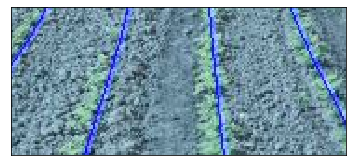
#> input picture challenge_scene/roi_gt_challenge/roi_gt_img230.png, 352 x 166 px, found by its file name
$ jupyter execute IoU_final.ipynb
#> lines starting #> are read from the running program, lines starting #| are printed output that depends on the picture; after the words box and inside, x2 and y2 are one past the last pixel; in counts of white or black regions, pixels touching at a corner belong together; long printed decimals are rounded
[cell 1]
import cv2
import numpy as np
from matplotlib import pyplot as plt

[cell 2]
def bb_intersection_over_union(boxA, boxB):
    # determine the (x, y)-coordinates of the intersection rectangle
    boxA = [a / 100. for a in boxA]
    boxB = [b / 100. for b in boxB]

    xA = max(boxA[0], boxB[0])
    yA = max(boxA[1], boxB[1])
    xB = min(boxA[2], boxB[2])
    yB = min(boxA[3], boxB[3])

    # compute the area of intersection rectangle
    interArea = abs(max((xB - xA, 0)) * max((yB - yA), 0))
    if interArea == 0:
        return 0
    # compute the area of both the prediction and ground-truth
    # rectangles
    boxAArea = abs((boxA[2] - boxA[0]) * (boxA[3] - boxA[1]))
    boxBArea = abs((boxB[2] - boxB[0]) * (boxB[3] - boxB[1]))

    # compute the intersection over union by taking the intersection
    # area and dividing it by the sum of prediction + ground-truth
    # areas - the interesection area
    iou = interArea / float(boxAArea + boxBArea - interArea)

    # return the intersection over union value
    return iou


# [19 lines of commented-out code are left out]

[cell 3]
### although it shows red, the lines are in blue
### following bounds for blue color
### For GT and TMGEM ###
def blue_color_segment(img, kernel_1, kernel_2):
    lower = np.array([105,50,50],dtype = "uint8") #lower color Blue
    upper = np.array([130,255,255], dtype = "uint8") #upper color Blue

    hsv = cv2.cvtColor(img, cv2.COLOR_BGR2HSV)
    mask = cv2.inRange(hsv, lower, upper)

    ### for GT:: kernel_1 = np.ones((5,5),np.uint8) and kernel_2 = np.ones((5,5),np.uint8) and iterations = 3##
    opening = cv2.morphologyEx(mask, cv2.MORPH_OPEN, kernel_1)
    dilation = cv2.dilate(opening,kernel_2,iterations = 2)
    plt.imshow(dilation,cmap = 'gray')

    return dilation

[cell 4]
### although it shows Blue for algorithm output, the lines are in Red
### following bounds for RED color
### For Algorithms ###
def red_color_segment(img, kernel_1, kernel_2):
    lower = np.array([0,50,50],dtype = "uint8") #lower color Red
    upper = np.array([10,255,255], dtype = "uint8") #upper color Red

    hsv = cv2.cvtColor(img, cv2.COLOR_BGR2HSV)
    mask = cv2.inRange(hsv, lower, upper)

    ### for Algo:: kernel_1 = np.ones((1,1),np.uint8) and kernel_2 = np.ones((5,5),np.uint8) and iterations = 3
    opening = cv2.morphologyEx(mask, cv2.MORPH_OPEN, kernel_1)
    dilation = cv2.dilate(opening,kernel_2,iterations = 3)
    plt.imshow(dilation,cmap = 'gray')

    return dilation

[cell 5]
def tmgem_color_segment(img, kernel_1, kernel_2):
    lower = np.array([115,50,50],dtype = "uint8") #lower color Blue
    upper = np.array([130,255,255], dtype = "uint8") #upper color Blue

    hsv = cv2.cvtColor(img, cv2.COLOR_BGR2HSV)
    mask = cv2.inRange(hsv, lower, upper)

    ### for GT:: kernel_1 = np.ones((5,5),np.uint8) and kernel_2 = np.ones((5,5),np.uint8) and iterations = 3##
    opening = cv2.morphologyEx(mask, cv2.MORPH_OPEN, kernel_1)
    dilation = cv2.dilate(opening,kernel_2,iterations = 2)
    plt.imshow(dilation,cmap = 'gray')

    return dilation

[cell 6]
def Average(lst):
    return sum(lst) / len(lst)

[cell 7]
def bb_points(img, dilation):
    contours, hier = cv2.findContours(dilation, cv2.RETR_TREE, cv2.CHAIN_APPROX_SIMPLE)
    bb_point = []
    for c in contours:
        # get the bounding rect
        x, y, w, h = cv2.boundingRect(c)
        print("x,y,w,h:",x,y,w,h)

        if(w*h < 1550):
            pass
        else:
        #print("rectangle area:", w*h)
        # draw a green rectangle to visualize the bounding rect
            cv2.rectangle(img, (x, y), (x+w, y+h), (0, 255, 255), 2)
            points = [x, y, x+w, y+h]
            bb_point.append(points)

    bb_point.sort(key=lambda x:x[0],reverse=False)
    plt.imshow(img)

    return bb_point

[cell 8]
#img_gt = cv2.imread(r"C:\Users\khan1\jupyter_test_code\IoU_test\roi_gt\roi_gt_img005.png")
img_gt = cv2.imread(r"C:\Users\khan1\jupyter_test_code\IoU_value\challenge_scene\roi_gt_challenge\roi_gt_img230.png")
#> img_gt is the input picture: shape (166, 352, 3); mean B, G, R 169.8, 155.4, 127.5

img_algo_ht = cv2.imread(r"C:\Users\khan1\jupyter_test_code\IoU_value\challenge_scene\hough_trans_challenge\hough_img230.png")
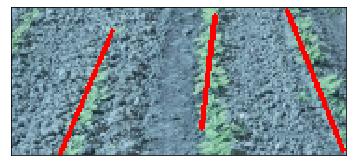
#> input picture challenge_scene/hough_trans_challenge/hough_img230.png, 352 x 166 px, found by its file name
#> img_algo_ht is the input picture: shape (166, 352, 3); mean B, G, R 159.3, 151.6, 133.9

img_algo_sw = cv2.imread(r"C:\Users\khan1\jupyter_test_code\IoU_value\challenge_scene\sliding_window_challenge\slide_img230.png")
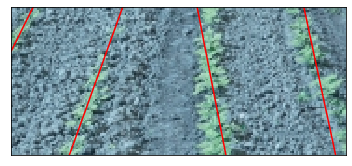
#> input picture challenge_scene/sliding_window_challenge/slide_img230.png, 352 x 166 px, found by its file name
#> img_algo_sw is the input picture: shape (166, 352, 3); mean B, G, R 163, 155.5, 130.9

img_algo_ls = cv2.imread(r"C:\Users\khan1\jupyter_test_code\IoU_value\challenge_scene\cluster_ls_challenge\cluster_ls_img230.png")
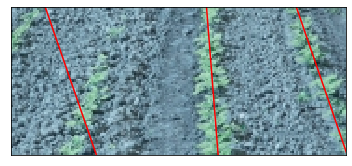
#> input picture challenge_scene/cluster_ls_challenge/cluster_ls_img230.png, 352 x 166 px, found by its file name
#> img_algo_ls is the input picture: shape (166, 352, 3); mean B, G, R 163.2, 155.7, 130.7

img_algo_ransac = cv2.imread(r"C:\Users\khan1\jupyter_test_code\IoU_value\challenge_scene\cluster_ransac_challenge\cluster_ransac_img230.png")
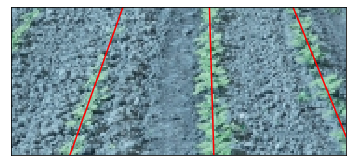
#> input picture challenge_scene/cluster_ransac_challenge/cluster_ransac_img230.png, 352 x 166 px, found by its file name
#> img_algo_ransac is the input picture: shape (166, 352, 3); mean B, G, R 163.3, 155.7, 130.7

img_algo_tmgem = cv2.imread(r"C:\Users\khan1\jupyter_test_code\IoU_value\challenge_scene\tmgem_challenge\TMGEM_roi_img230.jpg")
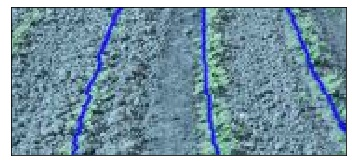
#> input picture challenge_scene/tmgem_challenge/TMGEM_roi_img230.jpg, 352 x 166 px, found by its file name
#> img_algo_tmgem is the input picture: shape (166, 352, 3); mean B, G, R 167.6, 153.1, 125.8

[cell 9]
dilation_gt = blue_color_segment(img_gt,kernel_1 = np.ones((5,5),np.uint8),kernel_2 = np.ones((5,5),np.uint8))
#> in blue_color_segment, `hsv = cv2.cvtColor(img, cv2.COLOR_BGR2HSV)`: hsv: shape (166, 352, 3); mean H, S, V 83.3, 72.1, 171.3
#> in blue_color_segment, `mask = cv2.inRange(hsv, lower, upper)`:
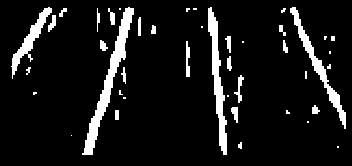
#> mask: shape (166, 352); 9% white; 42 white regions (18 under 20 px), largest, box (x1, y1, x2, y2) and area: (82, 7, 134, 155) 1453, (208, 7, 227, 155) 1065, (290, 7, 346, 129) 890
#> in blue_color_segment, `opening = cv2.morphologyEx(mask, cv2.MORPH_OPEN, kernel_1)`: opening: shape (166, 352); 7% white; 9 white regions, largest, box (x1, y1, x2, y2) and area: (84, 8, 134, 155) 1443, (208, 12, 227, 151) 1031, (12, 8, 52, 71) 610
#> in blue_color_segment, `dilation = cv2.dilate(opening,kernel_2,iterations = 2)`: dilation: shape (166, 352); 17.1% white; 5 white regions, box (x1, y1, x2, y2) and area: (80, 4, 138, 159) 3457, (204, 8, 242, 155) 2605, (286, 4, 350, 125) 2238, (8, 4, 56, 75) 1498, (308, 103, 322, 118) 210

# cv2.rectangle(dilation_gt,(88,55),(88+13,70),(0,0,0), cv2.FILLED)
# cv2.rectangle(dilation_gt,(280,0),(360,60),(0,0,0), cv2.FILLED)
cv2.rectangle(dilation_gt,(0,0),(70,80),(0,0,0), cv2.FILLED)
#> dilation_gt: shape (166, 352); 14.6% white; 4 white regions, box (x1, y1, x2, y2) and area: (80, 4, 138, 159) 3457, (204, 8, 242, 155) 2605, (286, 4, 350, 125) 2238, (308, 103, 322, 118) 210
plt.imshow(dilation_gt)


plt.title("GT")

[cell 10]
dilation_algo_ht = red_color_segment(img_algo_ht,kernel_1 = np.ones((1,1),np.uint8),kernel_2 = np.ones((5,5),np.uint8))
#> in red_color_segment, `hsv = cv2.cvtColor(img, cv2.COLOR_BGR2HSV)`: hsv: shape (166, 352, 3); mean H, S, V 78.4, 72.1, 170.4
#> in red_color_segment, `mask = cv2.inRange(hsv, lower, upper)`: mask: shape (166, 352); 3.6% white; 3 white regions, box (x1, y1, x2, y2) and area: (285, 8, 346, 153) 795, (58, 28, 115, 155) 657, (199, 13, 218, 131) 641
#> in red_color_segment, `dilation = cv2.dilate(opening,kernel_2,iterations = 3)`: dilation: shape (166, 352); 15.1% white; 3 white regions, box (x1, y1, x2, y2) and area: (279, 2, 352, 159) 3411, (52, 22, 121, 161) 3009, (193, 7, 224, 137) 2429

# cv2.rectangle(dilation_algo_ht,(275,1),(275+66,218),(0,0,0), cv2.FILLED)
# plt.imshow(dilation_algo_ht)


plt.title("hough")

[cell 11]
dilation_algo_sw = red_color_segment(img_algo_sw,kernel_1 = np.ones((1,1),np.uint8),kernel_2 = np.ones((5,5),np.uint8))
#> in red_color_segment (call 2), `hsv = cv2.cvtColor(img, cv2.COLOR_BGR2HSV)`: hsv: shape (166, 352, 3); mean H, S, V 80.4, 67.5, 168.1
#> in red_color_segment (call 2), `mask = cv2.inRange(hsv, lower, upper)`: mask: shape (166, 352); 1.5% white in thin lines or dots, all inside (x1, y1, x2, y2) = (11, 7, 336, 155)
#> in red_color_segment (call 2), `dilation = cv2.dilate(opening,kernel_2,iterations = 3)`: dilation: shape (166, 352); 15.3% white; 4 white regions, box (x1, y1, x2, y2) and area: (63, 1, 129, 161) 2840, (191, 1, 233, 161) 2554, (298, 2, 342, 161) 2538, (5, 2, 39, 57) 1024

cv2.rectangle(dilation_algo_sw ,(0,0),(50,75),(0,0,0), cv2.FILLED)
#> dilation_algo_sw: shape (166, 352); 13.6% white; 3 white regions, box (x1, y1, x2, y2) and area: (63, 1, 129, 161) 2840, (191, 1, 233, 161) 2554, (298, 2, 342, 161) 2538
plt.imshow(dilation_algo_sw)


plt.title("sliding")

[cell 12]
dilation_algo_ls = red_color_segment(img_algo_ls,kernel_1 = np.ones((1,1),np.uint8),kernel_2 = np.ones((5,5),np.uint8))
#> in red_color_segment (call 3), `hsv = cv2.cvtColor(img, cv2.COLOR_BGR2HSV)`: hsv: shape (166, 352, 3); mean H, S, V 80.6, 67.3, 168
#> in red_color_segment (call 3), `mask = cv2.inRange(hsv, lower, upper)`: mask: shape (166, 352); 1.3% white in thin lines or dots, all inside (x1, y1, x2, y2) = (45, 7, 346, 155)
#> in red_color_segment (call 3), `dilation = cv2.dilate(opening,kernel_2,iterations = 3)`: dilation: shape (166, 352); 13.5% white; 3 white regions, box (x1, y1, x2, y2) and area: (290, 1, 352, 159) 2776, (39, 1, 103, 161) 2730, (200, 1, 225, 161) 2360

cv2.rectangle(dilation_algo_ls ,(0,0),(40,75),(0,0,0), cv2.FILLED)
#> dilation_algo_ls: shape (166, 352); 13.4% white; 3 white regions, box (x1, y1, x2, y2) and area: (290, 1, 352, 159) 2776, (41, 1, 103, 161) 2699, (200, 1, 225, 161) 2360
plt.imshow(dilation_algo_ls)

plt.title("cluster ls")

[cell 13]
dilation_algo_ransac = red_color_segment(img_algo_ransac,kernel_1 = np.ones((1,1),np.uint8),kernel_2 = np.ones((5,5),np.uint8))
#> in red_color_segment (call 4), `hsv = cv2.cvtColor(img, cv2.COLOR_BGR2HSV)`: hsv: shape (166, 352, 3); mean H, S, V 80.4, 67.3, 168
#> in red_color_segment (call 4), `mask = cv2.inRange(hsv, lower, upper)`: mask: shape (166, 352); 1.4% white in thin lines or dots, all inside (x1, y1, x2, y2) = (69, 7, 346, 155)
#> in red_color_segment (call 4), `dilation = cv2.dilate(opening,kernel_2,iterations = 3)`: dilation: shape (166, 352); 13.2% white; 3 white regions, box (x1, y1, x2, y2) and area: (63, 1, 129, 161) 2834, (287, 1, 352, 144) 2606, (203, 1, 221, 161) 2276

# cv2.rectangle(dilation_algo_ransac,(250,0),(350,240),(0,0,0), cv2.FILLED)
# plt.imshow(dilation_algo_ransac)

plt.title("cluster ransac")

[cell 14]
dilation_algo_tmgem = tmgem_color_segment(img_algo_tmgem,kernel_1 = np.ones((1,1),np.uint8),kernel_2 = np.ones((5,5),np.uint8))
#> in tmgem_color_segment, `hsv = cv2.cvtColor(img, cv2.COLOR_BGR2HSV)`: hsv: shape (166, 352, 3); mean H, S, V 90.4, 72.9, 168.7
#> in tmgem_color_segment, `mask = cv2.inRange(hsv, lower, upper)`: mask: shape (166, 352); 2.8% white; 10 white regions (1 under 20 px), largest, box (x1, y1, x2, y2) and area: (72, 7, 123, 156) 688, (205, 65, 212, 127) 210, (286, 7, 309, 60) 199
#> in tmgem_color_segment, `dilation = cv2.dilate(opening,kernel_2,iterations = 2)`:
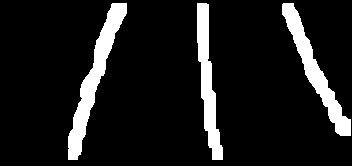
#> dilation: shape (166, 352); 10.8% white; 3 white regions

# cv2.rectangle(dilation_algo_tmgem,(0,175),(50,220),(0,0,0), cv2.FILLED)
# cv2.rectangle(dilation_algo_tmgem,(10,40),(36,60),(0,0,0), cv2.FILLED)
# plt.imshow(dilation_algo_tmgem)


plt.title("tmgem")

[cell 15]
bb_point_gt = bb_points(img_gt, dilation_gt)
#> in bb_points, `contours, hier = cv2.findContours(dilation, cv2.RETR_TREE, cv2.CHAIN_A..`: contours = 5 contours, 1 with area under 20; largest, box (x1, y1, x2, y2) and area: (80, 4, 138, 159) 3238, (204, 8, 242, 155) 2434, (286, 4, 350, 125) 2078, (308, 103, 322, 118) 182
#> the loop in bb_points, `for c in contours:` made 5 passes
#> (x, y, w, h, points) on passes 2, 4, 5: (204, 8, 38, 147, [204, 8, 242, 155]), (286, 4, 64, 121, [286, 4, 350, 125]), (80, 4, 58, 155, [80, 4, 138, 159])
#> (c, x, y, w, h) on pass 1: ([[308, 103], [308, 117], [321, 117], [321, 103]], 308, 103, 14, 15)
#| x,y,w,h: 308 103 14 15
#| x,y,w,h: 204 8 38 147
#| x,y,w,h: 226 104 3 9
#| x,y,w,h: 286 4 64 121
#| x,y,w,h: 80 4 58 155
#> after the loop in bb_points, `for c in contours:`: bb_point = [[204, 8, 242, 155], [286, 4, 350, 125], [80, 4, 138, 159]]
#> bb_point_gt = [[80, 4, 138, 159], [204, 8, 242, 155], [286, 4, 350, 125]]

[cell 16]
bb_point_algo_ht = bb_points(img_algo_ht, dilation_algo_ht)
#> in bb_points (call 2), `contours, hier = cv2.findContours(dilation, cv2.RETR_TREE, cv2.CHAIN_A..`: contours = 3 contours; box (x1, y1, x2, y2) and area: (279, 2, 352, 159) 3214, (52, 22, 121, 161) 2831, (193, 7, 224, 137) 2278
#> the loop in bb_points (call 2), `for c in contours:` made 3 passes
#> (x, y, w, h, points) on passes 1 to 3: (52, 22, 69, 139, [52, 22, 121, 161]), (193, 7, 31, 130, [193, 7, 224, 137]), (279, 2, 73, 157, [279, 2, 352, 159])
#| x,y,w,h: 52 22 69 139
#| x,y,w,h: 193 7 31 130
#| x,y,w,h: 279 2 73 157
#> bb_point_algo_ht = [[52, 22, 121, 161], [193, 7, 224, 137], [279, 2, 352, 159]]
plt.title("hough")
all_iou_ht = []
for i in range(0,len(bb_point_gt)):

    iou = bb_intersection_over_union(bb_point_gt[i], bb_point_algo_ht[i])
    print('IoU for box ',i+1,'is ', iou)
    all_iou_ht.append(iou)
#> this loop made 3 passes
#> (boxA in bb_intersection_over_union, boxB in bb_intersection_over_union, xA in bb_intersection_over_union, yA in bb_intersection_over_union, xB in bb_intersection_over_union, yB in bb_intersection_over_union, interArea in bb_intersection_over_union, boxAArea in bb_intersection_over_union) on passes 1 to 2: ([0.8, 0.04, 1.38, 1.59], [0.52, 0.22, 1.21, 1.61], 0.8, 0.22, 1.21, 1.59, 0.562, 0.899), ([2.04, 0.08, 2.42, 1.55], [1.93, 0.07, 2.24, 1.37], 2.04, 0.08, 2.24, 1.37, 0.258, 0.559)
#> (boxB in bb_intersection_over_union, xA in bb_intersection_over_union, yA in bb_intersection_over_union, xB in bb_intersection_over_union, yB in bb_intersection_over_union, interArea in bb_intersection_over_union, boxAArea in bb_intersection_over_union, boxBArea in bb_intersection_over_union) on pass 3: ([2.79, 0.02, 3.52, 1.59], 2.86, 0.04, 3.5, 1.25, 0.774, 0.774, 1.15)
#| IoU for box  1 is  0.4333
#| IoU for box  2 is  0.3667
#| IoU for box  3 is  0.6757
#> after the loop, all_iou_ht = [0.433, 0.367, 0.676]

avg_iou = Average(all_iou_ht)
#> avg_iou = 0.492

print("Average IoU of the image (hough) =", round(avg_iou, 3))
#| Average IoU of the image (hough) = 0.492

[cell 17]
bb_point_algo_sw = bb_points(img_algo_sw, dilation_algo_sw)
#> in bb_points (call 3), `contours, hier = cv2.findContours(dilation, cv2.RETR_TREE, cv2.CHAIN_A..`: contours = 3 contours; box (x1, y1, x2, y2) and area: (63, 1, 129, 161) 2668, (191, 1, 233, 161) 2382, (298, 2, 342, 161) 2367
#> bb_point_algo_sw = [[63, 1, 129, 161], [191, 1, 233, 161], [298, 2, 342, 161]]
plt.title("sliding")
all_iou_sw = []
for i in range(0,len(bb_point_gt)):

    iou = bb_intersection_over_union(bb_point_gt[i], bb_point_algo_sw[i])
    print('IoU for box ',i+1,'is ', iou)
    all_iou_ht.append(iou)
#> this loop made 3 passes
#> (boxA in bb_intersection_over_union, boxB in bb_intersection_over_union, xA in bb_intersection_over_union, yA in bb_intersection_over_union, xB in bb_intersection_over_union, yB in bb_intersection_over_union, interArea in bb_intersection_over_union, boxAArea in bb_intersection_over_union) on passes 1 to 3: ([0.8, 0.04, 1.38, 1.59], [0.63, 0.01, 1.29, 1.61], 0.8, 0.04, 1.29, 1.59, 0.759, 0.899), ([2.04, 0.08, 2.42, 1.55], [1.91, 0.01, 2.33, 1.61], 2.04, 0.08, 2.33, 1.55, 0.426, 0.559), ([2.86, 0.04, 3.5, 1.25], [2.98, 0.02, 3.42, 1.61], 2.98, 0.04, 3.42, 1.25, 0.532, 0.774)
#| IoU for box  1 is  0.6353
#| IoU for box  2 is  0.53
#| IoU for box  3 is  0.5654
#> after the loop, all_iou_ht = [0.433, 0.367, 0.676, 0.635, 0.53, 0.565]

avg_iou = Average(all_iou_ht)
#> avg_iou = 0.534

print("Average IoU of the image (sliding window) =", round(avg_iou, len(bb_point_gt)))
#| Average IoU of the image (sliding window) = 0.534

[cell 18]
bb_point_algo_ls = bb_points(img_algo_ls, dilation_algo_ls)
#> in bb_points (call 4), `contours, hier = cv2.findContours(dilation, cv2.RETR_TREE, cv2.CHAIN_A..`: contours = 3 contours; box (x1, y1, x2, y2) and area: (290, 1, 352, 159) 2606, (41, 1, 103, 161) 2528, (200, 1, 225, 161) 2188
#> the loop in bb_points (call 4), `for c in contours:` made 3 passes
#> (x, w, h, points) on passes 1 to 3: (290, 62, 158, [290, 1, 352, 159]), (200, 25, 160, [200, 1, 225, 161]), (41, 62, 160, [41, 1, 103, 161])
#| x,y,w,h: 290 1 62 158
#| x,y,w,h: 200 1 25 160
#| x,y,w,h: 41 1 62 160
#> after the loop in bb_points (call 4), `for c in contours:`:
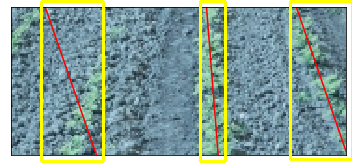
#> img: shape (166, 352, 3); mean B, G, R 152.2, 159.8, 136.2
#> after the loop in bb_points (call 4), `for c in contours:`: bb_point = [[290, 1, 352, 159], [200, 1, 225, 161], [41, 1, 103, 161]]
#> bb_point_algo_ls = [[41, 1, 103, 161], [200, 1, 225, 161], [290, 1, 352, 159]]
plt.title("least sq")
all_iou_ls = []
for i in range(0,len(bb_point_gt)):

    iou = bb_intersection_over_union(bb_point_gt[i], bb_point_algo_ls[i])
    print('IoU for box ',i+1,'is ', iou)
    all_iou_ls.append(iou)
#> this loop made 3 passes
#> (boxA in bb_intersection_over_union, boxB in bb_intersection_over_union, xA in bb_intersection_over_union, yA in bb_intersection_over_union, xB in bb_intersection_over_union, yB in bb_intersection_over_union, interArea in bb_intersection_over_union, boxAArea in bb_intersection_over_union) on passes 1 to 3: ([0.8, 0.04, 1.38, 1.59], [0.41, 0.01, 1.03, 1.61], 0.8, 0.04, 1.03, 1.59, 0.356, 0.899), ([2.04, 0.08, 2.42, 1.55], [2, 0.01, 2.25, 1.61], 2.04, 0.08, 2.25, 1.55, 0.309, 0.559), ([2.86, 0.04, 3.5, 1.25], [2.9, 0.01, 3.52, 1.59], 2.9, 0.04, 3.5, 1.25, 0.726, 0.774)
#| IoU for box  1 is  0.2323
#| IoU for box  2 is  0.475
#| IoU for box  3 is  0.7062
#> after the loop, all_iou_ls = [0.232, 0.475, 0.706]

avg_iou = Average(all_iou_ls)
#> avg_iou = 0.471

print("Average IoU of the image (least sq) =", round(avg_iou, len(bb_point_gt)))
#| Average IoU of the image (least sq) = 0.471

[cell 19]
bb_point_algo_ransac = bb_points(img_algo_ransac, dilation_algo_ransac)
#> in bb_points (call 5), `contours, hier = cv2.findContours(dilation, cv2.RETR_TREE, cv2.CHAIN_A..`: contours = 3 contours; box (x1, y1, x2, y2) and area: (63, 1, 129, 161) 2662, (287, 1, 352, 144) 2451, (203, 1, 221, 161) 2104
#> the loop in bb_points (call 5), `for c in contours:` made 3 passes
#> (x, w, h, points) on passes 1 to 3: (287, 65, 143, [287, 1, 352, 144]), (203, 18, 160, [203, 1, 221, 161]), (63, 66, 160, [63, 1, 129, 161])
#| x,y,w,h: 287 1 65 143
#| x,y,w,h: 203 1 18 160
#| x,y,w,h: 63 1 66 160
#> after the loop in bb_points (call 5), `for c in contours:`:
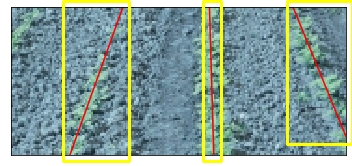
#> img: shape (166, 352, 3); mean B, G, R 152.8, 160, 136.4
#> after the loop in bb_points (call 5), `for c in contours:`: bb_point = [[287, 1, 352, 144], [203, 1, 221, 161], [63, 1, 129, 161]]
#> bb_point_algo_ransac = [[63, 1, 129, 161], [203, 1, 221, 161], [287, 1, 352, 144]]
plt.title("ransac")
all_iou_ransac = []
for i in range(0,len(bb_point_gt)):

    iou = bb_intersection_over_union(bb_point_gt[i], bb_point_algo_ransac[i])
    print('IoU for box ',i+1,'is ', iou)
    all_iou_ransac.append(iou)
#> this loop made 3 passes
#> (boxA in bb_intersection_over_union, boxB in bb_intersection_over_union, xA in bb_intersection_over_union, yA in bb_intersection_over_union, xB in bb_intersection_over_union, yB in bb_intersection_over_union, interArea in bb_intersection_over_union, boxAArea in bb_intersection_over_union) on passes 1 to 3: ([0.8, 0.04, 1.38, 1.59], [0.63, 0.01, 1.29, 1.61], 0.8, 0.04, 1.29, 1.59, 0.759, 0.899), ([2.04, 0.08, 2.42, 1.55], [2.03, 0.01, 2.21, 1.61], 2.04, 0.08, 2.21, 1.55, 0.25, 0.559), ([2.86, 0.04, 3.5, 1.25], [2.87, 0.01, 3.52, 1.44], 2.87, 0.04, 3.5, 1.25, 0.762, 0.774)
#| IoU for box  1 is  0.6353
#| IoU for box  2 is  0.4188
#| IoU for box  3 is  0.8096
#> after the loop, all_iou_ransac = [0.635, 0.419, 0.81]

avg_iou = Average(all_iou_ransac)
#> avg_iou = 0.621

print("Average IoU of the image (ransac) =", round(avg_iou, len(bb_point_gt)))
#| Average IoU of the image (ransac) = 0.621

[cell 20]
bb_point_algo_tmgem = bb_points(img_algo_tmgem, dilation_algo_tmgem)
#> in bb_points (call 6), `contours, hier = cv2.findContours(dilation, cv2.RETR_TREE, cv2.CHAIN_A..`: contours = 3 contours; box (x1, y1, x2, y2) and area: (68, 3, 127, 160) 2237, (282, 3, 351, 136) 1899, (197, 3, 223, 160) 1678
#> the loop in bb_points (call 6), `for c in contours:` made 3 passes
#> (x, w, h, points) on passes 1 to 3: (282, 69, 133, [282, 3, 351, 136]), (197, 26, 157, [197, 3, 223, 160]), (68, 59, 157, [68, 3, 127, 160])
#| x,y,w,h: 282 3 69 133
#| x,y,w,h: 197 3 26 157
#| x,y,w,h: 68 3 59 157
#> after the loop in bb_points (call 6), `for c in contours:`:
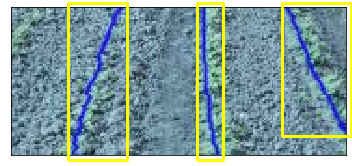
#> img: shape (166, 352, 3); mean B, G, R 156.8, 157.7, 131.8
#> after the loop in bb_points (call 6), `for c in contours:`: bb_point = [[282, 3, 351, 136], [197, 3, 223, 160], [68, 3, 127, 160]]
#> bb_point_algo_tmgem = [[68, 3, 127, 160], [197, 3, 223, 160], [282, 3, 351, 136]]
plt.title("tmgem")
all_iou_tmgem = []
for i in range(0,len(bb_point_gt)):

    iou = bb_intersection_over_union(bb_point_gt[i], bb_point_algo_tmgem[i])
    print('IoU for box ',i+1,'is ', iou)
    all_iou_tmgem.append(iou)
#> this loop made 3 passes
#> (boxA in bb_intersection_over_union, boxB in bb_intersection_over_union, xA in bb_intersection_over_union, yA in bb_intersection_over_union, xB in bb_intersection_over_union, yB in bb_intersection_over_union, interArea in bb_intersection_over_union, boxAArea in bb_intersection_over_union) on passes 1 to 2: ([0.8, 0.04, 1.38, 1.59], [0.68, 0.03, 1.27, 1.6], 0.8, 0.04, 1.27, 1.59, 0.728, 0.899), ([2.04, 0.08, 2.42, 1.55], [1.97, 0.03, 2.23, 1.6], 2.04, 0.08, 2.23, 1.55, 0.279, 0.559)
#> (boxB in bb_intersection_over_union, xA in bb_intersection_over_union, yA in bb_intersection_over_union, xB in bb_intersection_over_union, yB in bb_intersection_over_union, interArea in bb_intersection_over_union, boxAArea in bb_intersection_over_union, boxBArea in bb_intersection_over_union) on pass 3: ([2.82, 0.03, 3.51, 1.36], 2.86, 0.04, 3.5, 1.25, 0.774, 0.774, 0.918)
#| IoU for box  1 is  0.6642
#| IoU for box  2 is  0.4063
#| IoU for box  3 is  0.8438
#> after the loop, all_iou_tmgem = [0.664, 0.406, 0.844]

avg_iou = Average(all_iou_tmgem)
#> avg_iou = 0.638

print("Average IoU of the image (tmgem) =", round(avg_iou, len(bb_point_gt)))
#| Average IoU of the image (tmgem) = 0.638
